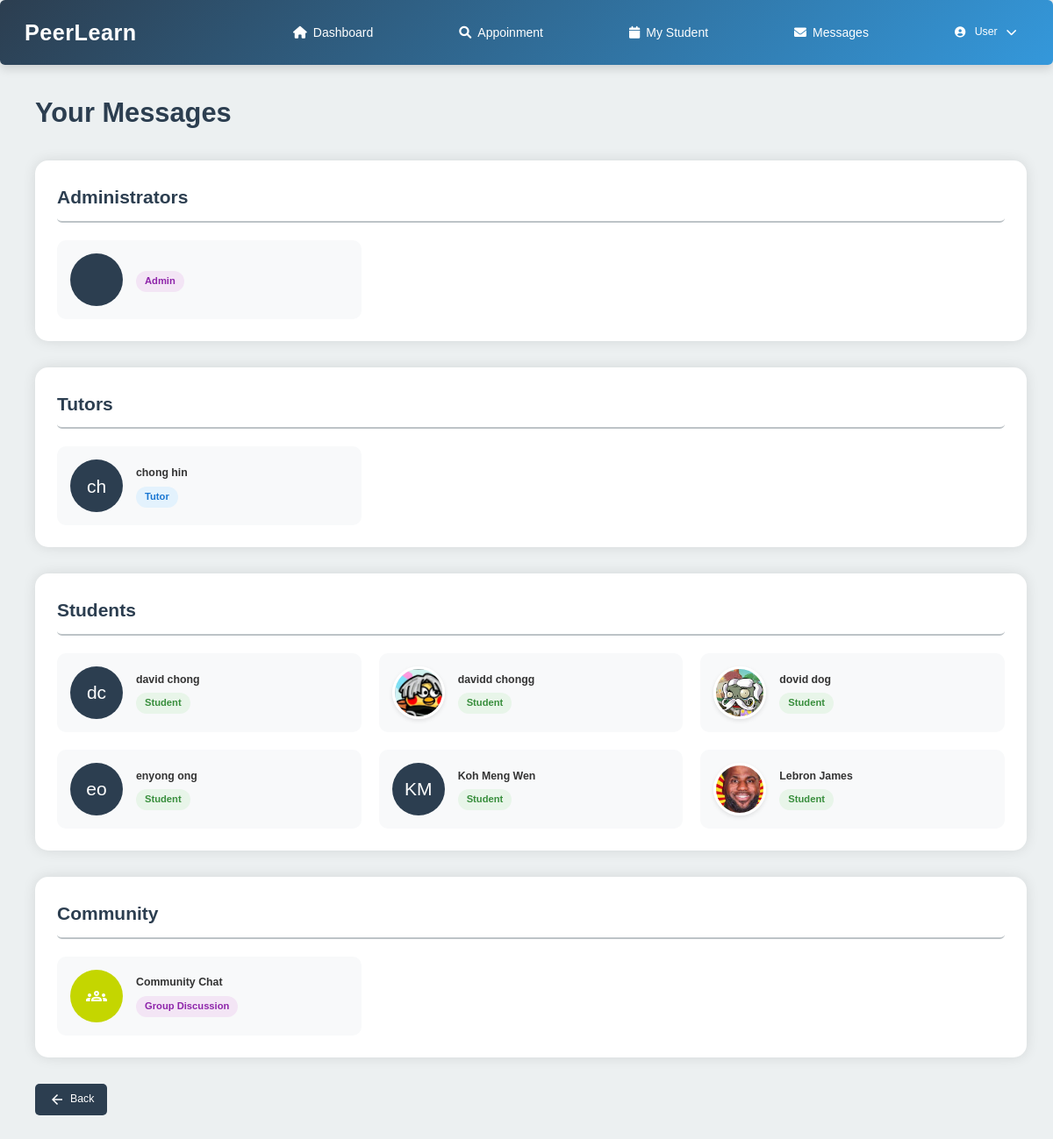
/messages_list.php (signed in), run on the app's committed database.
### tables this page shows
CREATE TABLE `user` (
  `user_id` int(11) NOT NULL,
  `username` varchar(50) NOT NULL,
  `password` varchar(255) DEFAULT NULL,
  `email` varchar(100) NOT NULL,
  `role` enum('student','tutor','admin') NOT NULL,
  `first_name` varchar(50) NOT NULL,
  `last_name` varchar(50) NOT NULL,
  `phone` varchar(20) DEFAULT NULL,
  `profile_image` varchar(255) DEFAULT NULL,
  `is_active` tinyint(1) DEFAULT 1,
  `created_at` timestamp NOT NULL DEFAULT current_timestamp(),
  `last_login` datetime DEFAULT NULL,
  `reset_token_hash` varchar(64) DEFAULT NULL,
  `reset_token_expires_at` datetime DEFAULT NULL
);

### messages_list.php (the view, shortened to what this page needs)
<?php
require_once "db_connection.php";
$current_user_query = "SELECT role FROM user WHERE user_id = ?";
$stmt = $conn->prepare($current_user_query);
$stmt->bind_param("i", $_SESSION['user_id']);
$stmt->execute();
$current_user_result = $stmt->get_result();
$current_user = $current_user_result->fetch_assoc();
$query = "SELECT user_id, first_name, last_name, profile_image, role
          FROM user
          WHERE user_id != ?
          ORDER BY
            CASE
                WHEN role = 'admin' THEN 1
                WHEN role = 'tutor' THEN 2
                WHEN role = 'student' THEN 3
                ELSE 4
            END, first_name";
$stmt = $conn->prepare($query);
$stmt->bind_param("i", $_SESSION['user_id']);
$stmt->execute();
$result = $stmt->get_result();
$users = $result->fetch_all(MYSQLI_ASSOC);
$admins = array_filter($users, function($user) {
    return $user['role'] === 'admin';
});
$tutors = array_filter($users, function($user) {
    return $user['role'] === 'tutor';
});
$students = array_filter($users, function($user) {
    return $user['role'] === 'student';
});
if ($current_user['role'] === 'student') {
    $back_url = 'student_main_page.php';
} elseif ($current_user['role'] === 'tutor') {
    $back_url = 'tutor_main_page.php';
} else {
    $back_url = 'home_page.html';
}
?>
<!DOCTYPE html>
<html>
<head>
    <link rel="stylesheet" href="studentstyle.css">
</head>
<body>
    <?php
    if ($current_user['role'] === 'student') {
        include 'header/stud_head.php';
    } elseif ($current_user['role'] === 'tutor') {
        include 'header/tut_head.php';
    } else {
        include 'header/header.php';
    }
    ?>
    <div class="main-content">
        <div class="message-center-container">
            <h1>Your Messages</h1>
            <?php if (!empty($admins)): ?>
                <div class="user-section">
                    <h2>Administrators</h2>
                    <div class="user-grid">
                        <?php foreach ($admins as $admin): ?>
                            <a href="messages.php?user_id=<?= $admin['user_id'] ?>" class="user-card">
                                <?php if ($admin['profile_image']): ?>
                                    <img src="<?= htmlspecialchars($admin['profile_image']) ?>" class="user-avatar" alt="Profile">
                                <?php else: ?>
                                    <div class="default-avatar">
                                    </div>
                                <?php endif; ?>
                                <div class="user-info">
                                    <span class="role-badge admin-badge">Admin</span>
                                </div>
                            </a>
                        <?php endforeach; ?>
                    </div>
                </div>
            <?php endif; ?>
            <div class="user-section">
                <h2>Tutors</h2>
                <?php if (!empty($tutors)): ?>
                    <div class="user-grid">
                        <?php foreach ($tutors as $tutor): ?>
                            <a href="messages.php?user_id=<?= $tutor['user_id'] ?>" class="user-card">
                                <?php if ($tutor['profile_image']): ?>
                                    <img src="<?= htmlspecialchars($tutor['profile_image']) ?>" class="user-avatar" alt="Profile">
                                <?php else: ?>
                                    <div class="default-avatar">
                                        <?= substr($tutor['first_name'], 0, 1) . substr($tutor['last_name'], 0, 1) ?>
                                    </div>
                                <?php endif; ?>
                                <div class="user-info">
                                    <div class="user-name"><?= htmlspecialchars($tutor['first_name'] . ' ' . $tutor['last_name']) ?></div>
                                    <span class="role-badge tutor-badge">Tutor</span>
                                </div>
                            </a>
                        <?php endforeach; ?>
                    </div>
                <?php else: ?>
                    <p class="empty-message">No tutors available</p>
                <?php endif; ?>
            </div>
            <?php if ($current_user['role'] === 'tutor'): ?>
                <div class="user-section">
                    <h2>Students</h2>
                    <?php if (!empty($students)): ?>
                        <div class="user-grid">
                            <?php foreach ($students as $student): ?>
                                <a href="messages.php?user_id=<?= $student['user_id'] ?>" class="user-card">
                                    <?php if ($student['profile_image']): ?>
                                        <img src="<?= htmlspecialchars($student['profile_image']) ?>" class="user-avatar" alt="Profile">
                                    <?php else: ?>
                                        <div class="default-avatar">
                                            <?= substr($student['first_name'], 0, 1) . substr($student['last_name'], 0, 1) ?>
                                        </div>
                                    <?php endif; ?>
                                    <div class="user-info">
                                        <div class="user-name"><?= htmlspecialchars($student['first_name'] . ' ' . $student['last_name']) ?></div>
                                        <span class="role-badge student-badge">Student</span>
                                    </div>
                                </a>
                            <?php endforeach; ?>
                        </div>
                    <?php else: ?>
                        <p class="empty-message">No students available</p>
                    <?php endif; ?>
                </div>
            <?php endif; ?>
             <div class="user-section">
            <h2>Community</h2>
            <div class="user-grid">
                <a href="community_chat.php" class="user-card">
                    <div class="default-avatar" style="background-color: var(--accent);">
                        <span class="material-symbols-sharp">groups</span>
                    </div>
                    <div class="user-info">
                        <div class="user-name">Community Chat</div>
                        <span class="role-badge admin-badge">Group Discussion</span>
                    </div>
                </a>
            </div>
        </div>
        <div class="message-center-container">
            <a href="<?php echo $back_url; ?>" class="back-button">
                <span class="material-symbols-sharp">arrow_back</span>
                Back
            </a>
        </div>
    </div>
</body>
</html>

### studentstyle.css (style rules this page uses)
* { margin: 0; padding: 0; outline: 0; appearance: none; border: 0; text-decoration: none; list-style: none; box-sizing: border-box; border-radius: 0.4rem; }
html { font-size: 14px; }
body { width: 100vw; height: 100vh; font-family: poppins, sans-serif; font-size: 0.88rem; background: #f6f6f9; user-select: none; overflow-x: hidden; color: #363949; }
a { color: #363949; }
img { display: block; width: 100%; }
h1 { font-weight: 800; font-size: 1.8rem; }
h2 { font-size: 1.4rem; }

### messages_list.php (style rules this page uses)
:root { --primary: #2B3990; --secondary: #00AEEF; --accent: #C4D600; --light-gray: #f5f7fa; --gray: #e9ecef; --dark-gray: #6c757d; }
* { margin: 0; padding: 0; box-sizing: border-box; font-family: 'Arial', sans-serif; }
body { display: flex; flex-direction: column; min-height: 100vh; background-color: var(--light-gray); padding-top: 0; }
.main-content { flex: 1; padding: 30px; margin-left: 10px; }
.message-center-container { max-width: 1200px; margin: 0 auto; }
.message-center-container h1 { font-size: 2.2rem; margin-bottom: 30px; color: var(--primary); }
.user-section { margin-bottom: 30px; background-color: white; border-radius: 15px; padding: 25px; box-shadow: 0 0 15px rgba(0,0,0,0.1); }
.user-section h2 { font-size: 1.5rem; margin-bottom: 20px; color: var(--primary); padding-bottom: 10px; border-bottom: 2px solid var(--gray); }
.user-grid { display: grid; grid-template-columns: repeat(auto-fill, minmax(280px, 1fr)); gap: 20px; }
.user-card { display: flex; align-items: center; padding: 15px; background-color: var(--light-gray); border-radius: 10px; transition: all 0.3s ease; }
.user-avatar { width: 60px; height: 60px; border-radius: 50%; object-fit: cover; margin-right: 15px; border: 3px solid white; box-shadow: 0 2px 5px rgba(0,0,0,0.1); }
.default-avatar { width: 60px; height: 60px; border-radius: 50%; background-color: var(--primary); display: flex; align-items: center; justify-content: center; color: white; font-size: 1.5rem; margin-right: 15px; }
.user-info { flex-grow: 1; }
.user-name { font-weight: 600; color: #333; margin-bottom: 5px; }
.role-badge { display: inline-block; padding: 3px 10px; border-radius: 15px; font-size: 0.8rem; font-weight: 600; }
.tutor-badge { background-color: #e3f2fd; color: #1976d2; }
.student-badge { background-color: #e8f5e9; color: #388e3c; }
.admin-badge { background-color: #f3e5f5; color: #8e24aa; }
.back-button { display: inline-flex; align-items: center; margin-bottom: 20px; padding: 8px 15px; background-color: var(--primary); color: white; border-radius: 5px; text-decoration: none; transition: all 0.3s ease; }
.back-button .material-symbols-sharp { margin-right: 5px; font-size: 20px; }

### header/tut_head.php (style rules this page uses)
:root { --primary: #2c3e50; --secondary: #3498db; --success: #27ae60; --danger: #e74c3c; --warning: #f39c12; --light: #ecf0f1; --dark: #34495e; --gray: #bdc3c7; --light-gray: #f8f9fa; --dark-gray: #7f8c8d; --yellow-hover: #FFD700; }
* { margin: 0; padding: 0; box-sizing: border-box; }
body { font-family: 'Inter', 'Segoe UI', Tahoma, Geneva, Verdana, sans-serif; background-color: var(--light); color: var(--dark); line-height: 1.6; }

### data on the page
user: first_name "c", last_name "h", first_name+last_name "chong hin"
user: first_name "d", last_name "c", first_name+last_name "david chong"
user: profile_image (picture), first_name+last_name "davidd chongg"
user: profile_image (picture), first_name+last_name "dovid dog"
user: first_name "e", last_name "o", first_name+last_name "enyong ong"
user: first_name "K", last_name "M", first_name+last_name "Koh Meng Wen"
user: profile_image (picture), first_name+last_name "Lebron James"

### other printed values
isset($_SESSION['first_name']) ? $_SESSION['first_name'] : 'User' "User"
